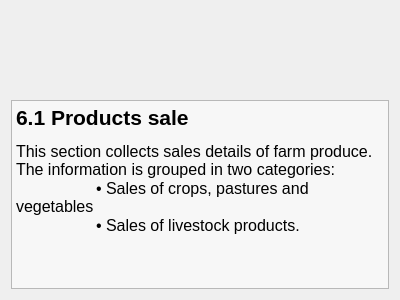
<?xml version="1.0" encoding="UTF-8"?>
<ui version="4.0">
 <class>cropSalesCover</class>
 <widget class="QWidget" name="cropSalesCover">
  <property name="geometry">
   <rect>
    <x>0</x>
    <y>0</y>
    <width>400</width>
    <height>300</height>
   </rect>
  </property>
  <property name="windowTitle">
   <string>Form</string>
  </property>
  <layout class="QVBoxLayout" name="verticalLayout">
   <item>
    <spacer name="verticalSpacer">
     <property name="orientation">
      <enum>Qt::Vertical</enum>
     </property>
     <property name="sizeHint" stdset="0">
      <size>
       <width>20</width>
       <height>93</height>
      </size>
     </property>
    </spacer>
   </item>
   <item>
    <widget class="QTextEdit" name="textEdit">
     <property name="palette">
      <palette>
       <active>
        <colorrole role="Base">
         <brush brushstyle="SolidPattern">
          <color alpha="127">
           <red>255</red>
           <green>255</green>
           <blue>255</blue>
          </color>
         </brush>
        </colorrole>
       </active>
       <inactive>
        <colorrole role="Base">
         <brush brushstyle="SolidPattern">
          <color alpha="127">
           <red>255</red>
           <green>255</green>
           <blue>255</blue>
          </color>
         </brush>
        </colorrole>
       </inactive>
       <disabled>
        <colorrole role="Base">
         <brush brushstyle="SolidPattern">
          <color alpha="255">
           <red>244</red>
           <green>244</green>
           <blue>244</blue>
          </color>
         </brush>
        </colorrole>
       </disabled>
      </palette>
     </property>
     <property name="autoFillBackground">
      <bool>false</bool>
     </property>
     <property name="readOnly">
      <bool>true</bool>
     </property>
     <property name="html">
      <string>&lt;!DOCTYPE HTML PUBLIC &quot;-//W3C//DTD HTML 4.0//EN&quot; &quot;http://www.w3.org/TR/REC-html40/strict.dtd&quot;&gt;
&lt;html&gt;&lt;head&gt;&lt;meta name=&quot;qrichtext&quot; content=&quot;1&quot; /&gt;&lt;style type=&quot;text/css&quot;&gt;
p, li { white-space: pre-wrap; }
&lt;/style&gt;&lt;/head&gt;&lt;body style=&quot; font-family:'Sans Serif'; font-size:12pt; font-weight:400; font-style:normal;&quot;&gt;
&lt;p style=&quot; margin-top:12px; margin-bottom:0px; margin-left:0px; margin-right:0px; -qt-block-indent:0; text-indent:0px;&quot;&gt;&lt;span style=&quot; font-size:16pt; font-weight:600;&quot;&gt;6.1 Products sale&lt;/span&gt;&lt;/p&gt;
&lt;p style=&quot; margin-top:12px; margin-bottom:0px; margin-left:0px; margin-right:0px; -qt-block-indent:0; text-indent:0px;&quot;&gt;This section collects sales details of farm produce. The information is grouped in two categories:&lt;/p&gt;
&lt;p style=&quot; margin-top:0px; margin-bottom:0px; margin-left:0px; margin-right:0px; -qt-block-indent:0; text-indent:0px;&quot;&gt;	• Sales of crops, pastures and vegetables&lt;/p&gt;
&lt;p style=&quot; margin-top:0px; margin-bottom:0px; margin-left:0px; margin-right:0px; -qt-block-indent:0; text-indent:0px;&quot;&gt;	• Sales of livestock products.&lt;/p&gt;
&lt;p style=&quot;-qt-paragraph-type:empty; margin-top:0px; margin-bottom:0px; margin-left:0px; margin-right:0px; -qt-block-indent:0; text-indent:0px;&quot;&gt;&lt;/p&gt;&lt;/body&gt;&lt;/html&gt;</string>
     </property>
    </widget>
   </item>
  </layout>
 </widget>
 <resources/>
 <connections/>
</ui>
